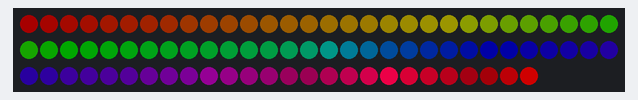
The sketch below on a simulated Arduino Uno, built with avr-gcc and run on an emulated ATmega328P. Shown: 86 RGB LEDs in strip order, left to right, continuing on the next row. Dim RGB values are drawn brighter than linear; random numbers use the default seed unless the sketch sets one.

Above: at 2.07 s.
At 2.5 s:
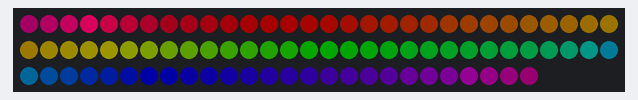

The sketch:

BlackDoodle.ino
```cpp
// Lighting for Black Doodle by Jeanie Holt
// Bbackground rotating spectrum of colors random change direction
// Random start and location of brightness display
// Every 10 to 20 sec shift brightness of all LEDs using display pattern
// top right=0; Top right=22; right bottom=42; bottom left=65; left top=85

/////  Includes  /////
#include <FastLED.h>

/////  Defines  /////
#define LED_PIN    A0
#define NUM_LEDS   86          //  led string length
#define LOOP_DELAY 40          // Miliseconds delay at end of main loop

// used for setup
#define COLOR_ORDER GRB
#define CHIPSET     WS2812
#define CORRECTION  TypicalLEDStrip
#define BRIGHTNESS 255        // dims brightness of entire LED string (255 = no dimming)
#define DEBUG_DELAY(ms) FastLED.delay(ms)  // can substitute which delay function is used
   // builtin Arduino function is delay(ms), FastLED has FastLED.delay(ms) which enables temporal dithering

// Used for optional tuning functions
#define TUNING 0  // 1 to enable development button & knob, 0 to disable
//  Arduino doesn't work well when sketch references pins that are not connected
//  This sketch will exclude sections of code using #if TUNING ... #endif
//  when #define TUNING 0 indicates tuning board in not connected or not in use.
// set the following two lines to select the range of LEDs to be adjusted using the tuning board
#define START_TUNE 61          // '0' will indicate the begining of the string of LEDs
#define END_TUNE   73          // 'NUM_LEDS-1' will indicate the end of the string
// Note don't set these LEDs elswhere in the sketch or you won't see effect of tuning board
#define KNOB_PIN   A3
#define BTN_PIN    A2
#define DBUG_LED   A1
#define STATES 4
#define INHIBIT_LEVEL 10      // min knob change to activate tuning
#define MSG_DELAY 5           // number of loops between repeating state blink
#define DEBUG_BLINK 100       // ms on and ms off per blink  (50 = 100ms per blink)
#define DEBUG_PAUSE 200       // ms between pulse sequences  (at 200, 3 50+50ms blinks take 1/2 second, 8 blinks = 1sec including pause)

// Used by main loop and functions
#define NUM_DISP 5  // number of displays at a time
#define BG_BRT 100   // background brightness
#define DIS_LENGTH 60   // display brightness array length
/////  Global Variables  /////
CRGB leds[NUM_LEDS];  // Array for LED color values
uint8_t bg_hue[NUM_LEDS];  // array to save background hue
uint8_t bg_brt[NUM_LEDS];  // array to save background brightness
uint8_t dis_inhibit[NUM_LEDS];  // inhibit starting display too close to another
// active display at this location = 1 otherwise = 0.
int bg_start = 0;  // location of background color start
int bg_direction = 1;   // increment value for shifting bg_start, 1=clockwise
uint8_t bright = BRIGHTNESS ;
uint8_t dis_loc[NUM_DISP];  // display location
uint8_t dis_start[NUM_DISP] = {10, 20, 30, 40, 50};  // countdown delay to start
 // index into display brightness array
uint8_t dis_i[NUM_DISP] = { DIS_LENGTH, DIS_LENGTH, DIS_LENGTH, DIS_LENGTH, DIS_LENGTH };
uint8_t dis_bright[2][DIS_LENGTH]={  // Brightness pattern of display
//  1    2    3    4    5    6    7    8    9    10    // second pattern is not used
  { 35,  40,  45,  50,  55,  60,  65,  70,  80,  90,
   100, 120, 140, 160, 180, 200, 225, 255, 255, 255,
   255, 200, 150, 100, 100, 150, 200, 255, 255, 255,
   255, 255, 255, 255, 200, 150, 100, 100, 150, 200,
   255, 200, 150, 100, 100, 100, 100, 100, 150, 200,
   150, 100,  50,  40,  30,  20,  10,   5,   2,   0},
  { 35,  40,  45,  50,  55,  60,  65,  70,  80,  90,
   100, 120, 140, 160, 180, 200, 225, 255, 255, 255,
   255, 200, 150, 100, 100, 100, 100, 100, 150, 200,
   255, 200, 150, 100, 100, 100, 100, 100, 150, 200,
   255, 200, 150, 100, 100, 100, 100, 100, 150, 200,
   150, 100,  50,  40,  30,  20,  10,   5,   2,   0}};

// parameters used by tuning functions
CHSV temp;
bool inhibit = true;
uint8_t state = 0, old_state = 0;
uint8_t knob = 0, old_knob = 0;
uint8_t hue = 0, sat = 200, val = 126;
uint8_t msg_delay = 0;

/////  Functions  /////

void paint_background(){
// set background hue array
// FastLED has the following predefined HUE.. variables
// HUE_RED=0;HUE_ORANGE=32;HUE_YELLOW=64;HUE_GREEN=96;HUE_AQUA=128;HUE_BLUE=160;
// HUE_PURPLE=192;HUE_PINK=224
  for(uint8_t i = 0; i < NUM_LEDS ; i++){
    bg_hue[i] = (i *3) % 256;
  }
}

void dis(uint8_t n){
  // inactive condition: dis_start != 0; dis_i == DIS_LENGTH
  if(dis_start[n] != 0){  // if display[n] is not active decrement start & exit
    dis_start[n]--;
    return;
  }
  // display is active
  if(dis_i[n] == DIS_LENGTH ){   // start of new setup display
    // set location not inhibited
    bool test = true;
    while(test){
      dis_loc[n] = random8(NUM_LEDS - 1);
      test = dis_inhibit[dis_loc[n]];
      for(int i= -4; i < 9; i++){
        test = (test | dis_inhibit[(dis_loc[n] + NUM_LEDS + i) % NUM_LEDS]);
      }
    }
    dis_inhibit[dis_loc[n]] = 1; // set inhibit
    dis_i[n] = 0;
  }
  // set display brightness
  uint8_t loc[7];
  for(int i = 0; i < 7; i++){
    loc[i] = (dis_loc[n] + NUM_LEDS +i) % NUM_LEDS;
  }
  bg_brt[loc[3]] =  dis_bright[1][dis_i[n]];
  bg_brt[loc[2]] = bg_brt[loc[4]] = scale8(bg_brt[loc[3]], 210); // dim to 82%
  bg_brt[loc[1]] = bg_brt[loc[5]] = scale8(bg_brt[loc[2]], 210);
  bg_brt[loc[0]] = bg_brt[loc[6]] = scale8(bg_brt[loc[1]], 210);
  dis_i[n]++;
  if(dis_i[n] == DIS_LENGTH ){   // at end of display setup inactive condition
    dis_inhibit[dis_loc[n]] = 0; // clear inhibit
    dis_start[n] = random8(30, 200);// set random dis_start[n] between 10 and 100
    return;
  }
}

//  global parameters for dis_all()
uint16_t dis_all_start = 200;
uint8_t dis_all_i = DIS_LENGTH;
void dis_all(){  // much less frequent but effects all LEDs
  // inactive condition: dis_start != 0; dis_i == DIS_LENGTH
  if(dis_all_start != 0){  // if display[n] is not active decrement start & exit
    dis_all_start--;
    return;
  }
  // display is active
  if(dis_all_i == DIS_LENGTH ){   // start of new setup display
    dis_all_i = 0;
  }
  // set display brightness
  for(int i = 0; i < NUM_LEDS; i++){
    bg_brt[i] =  dis_bright[1][dis_all_i];
  }
  dis_all_i++;
  if(dis_all_i == DIS_LENGTH ){   // at end of display setup inactive condition
    dis_all_start = random16(250, 500);// set random dis_start[n] between 10 and 100
    return;
  }
}

void cpy_show(){  // Display the brighter [background or background at wave brightness]
//  Serial.println("cpy_show()" );
  for(int i = 0; i < NUM_LEDS; i++){
    // get hue get brigntness set led
    uint8_t temp = BG_BRT ;
    if(bg_brt[i] > BG_BRT) temp = bg_brt[i];
    leds[i] = CHSV(bg_hue[(bg_start + i) % NUM_LEDS], 255, temp);
  }
FastLED.show();

#if TUNING
// Needs to be in frequent executed part of program
  old_state = state;
  old_knob = knob;
  if(!digitalRead(BTN_PIN)){  // Check for button press
    _btnHandler();
  }
  if (state != old_state){ // Print out what state we are in
    switch(state){
      case 0:
        Serial.print(" HUE  HUE  HUE ");
        break;
      case 1:
        Serial.print(" SAT  SAT  SAT ");
        break;
      case 2:
        Serial.print(" VAL  VAL  VAL ");
        break;
      case 3:
        Serial.print(" Brightness  Brightness  Brightness ");
        break;
    }
    Serial.println();
    _debugBlink(state + 1);  // show current state by blinking LED on tuning board
  }   // end if state change

// blink state every MSG_DELAY loops
  msg_delay++;
  msg_delay = msg_delay % MSG_DELAY;  // cycle from maximum count back to zero
  if(msg_delay == 0){
    _debugBlink(state + 1);
  }
// don't change anything unless the knob is moved significantly
  knob = analogRead(KNOB_PIN) / 4;
// first move after state change require larger move
  if(inhibit){
    if(abs(old_knob - knob) >= INHIBIT_LEVEL){
      inhibit = false;
      }else{
        knob = old_knob;
      }
  }  // end if inhibit
  if (knob != old_knob){
    switch(state){
      case 0:
        hue = knob;
        break;
      case 1:
        sat = knob;
        break;
      case 2:
        val = knob;
        break;
      case 3:
        bright = knob;
        break;
    }  // end switch-case
    // if new setting display and print it out
    FastLED.setBrightness(bright);
    temp = CHSV(hue, sat, val);
//    fill_gradient_RGB(leds, START_TUNE, temp, END_TUNE, temp);
    FastLED.show();
    Serial.print("   HSV= ");
    Serial.print(temp.hue);
    Serial.print(" ");
    Serial.print(temp.sat);
    Serial.print(" ");
    Serial.print(temp.val);
    Serial.print("; RGB= ");
    Serial.print(leds[START_TUNE][0]);
    Serial.print(" ");
    Serial.print(leds[START_TUNE][1]);
    Serial.print(" ");
    Serial.print(leds[START_TUNE][2]);
    Serial.print("; Brightness= ");
    Serial.print(bright);
    Serial.println();
  }  // end if knob change
#endif

}  // end cpy_show()

#if TUNING    // Exclude tuning functions if tuning board is not in use
void _btnHandler() {
  // come here when button is pressed
  // Increment state when button is released
  // btn down=0; up=1;
  // This little section is a debounce routine
  while (!digitalRead(BTN_PIN)) {   // Wait for button to be released
    FastLED.delay(10);
  }
  int released = 0;
  while (released < 4) {   // wait until button is released for 4 consecutive delays
    if (!digitalRead(BTN_PIN)) {
      released = 0;
    } else {
      released++;
    }
    FastLED.delay(1);
  }
  // Action to be taken when button is released
  inhibit = true;
  state = (state + 1) % STATES;  // increment and if at highest state cycle back to zero
}

// function to display the current state by blinking the LED on the tuning board
void _debugBlink(int n) {
  for ( int i = 0 ; i < n ; i++ ) {
    digitalWrite(DBUG_LED, HIGH);
    DEBUG_DELAY(DEBUG_BLINK);
    digitalWrite(DBUG_LED, LOW);
    DEBUG_DELAY(DEBUG_BLINK);
  }
  DEBUG_DELAY(DEBUG_PAUSE);
}
#endif

/////  Setup /////
void setup() {
  delay( 1000 ); // power-up safety delay
  Serial.begin(9600);
  FastLED.addLeds<CHIPSET, LED_PIN, COLOR_ORDER>(leds, NUM_LEDS).setCorrection( CORRECTION );
  FastLED.setBrightness( BRIGHTNESS );  // can set overall brightness dimming amount;
// overall brightness adjustment is an available tuning function when using tuning board
// temporal dithering should make transitions smoother; however I haven't noticed much effect
  FastLED.setDither( 1 );  //  0 = disable temporal dithering
  random16_add_entropy (10000);  // set random seed for random number generator
  paint_background();  // setup array of background hue spectrum
  for(uint8_t i=0; i< NUM_LEDS; i++){dis_inhibit[i] = 0;} // allow display in any location
  fill_solid(leds,NUM_LEDS, CRGB(0,0,0));  // set all to black for one second
  FastLED.show();
  delay(1000);

#if TUNING //  if tuning board is used set-up IO pins and initialize parameters
  pinMode(BTN_PIN, INPUT_PULLUP);
  pinMode(DBUG_LED, OUTPUT);
  digitalWrite(DBUG_LED, LOW);
  old_knob = knob = analogRead(KNOB_PIN) / 4;
  inhibit = true;
  Serial.print(" HUE  HUE  HUE ");  // starting state
  Serial.println();
#endif
}  // end setup

/////  Main Loop  /////
void loop() {
//  bg_move();  no need for function as called with each main loop
// random dirction change
  uint8_t s =  random8(255);
  if (s < 10) bg_direction *= -1;  // probability 10/255 reverse direction
  bg_start = (bg_start + bg_direction + NUM_LEDS) % NUM_LEDS; // shift background hue starting point

  for(uint8_t i; i < 5; i++){
    dis(i);  // call display n
  }
  dis_all();

  cpy_show();  // put it all together and display
  FastLED.delay( LOOP_DELAY );
//  while ( true );     // stop here
}   //  end of main loop
```
